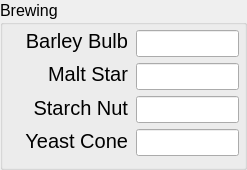
   <widget class="QGroupBox" name="brewing_group">
    <property name="geometry">
     <rect>
      <x>8</x>
      <y>233</y>
      <width>247</width>
      <height>170</height>
     </rect>
    </property>
    <property name="font">
     <font>
      <pointsize>12</pointsize>
     </font>
    </property>
    <property name="title">
     <string>Brewing</string>
    </property>
    <widget class="QWidget" name="verticalLayoutWidget_4">
     <property name="geometry">
      <rect>
       <x>19</x>
       <y>29</y>
       <width>109</width>
       <height>127</height>
      </rect>
     </property>
     <layout class="QVBoxLayout" name="verticalLayout_4">
      <item>
       <widget class="QLabel" name="barley_label">
        <property name="font">
         <font>
          <family>MS Shell Dlg 2</family>
          <pointsize>15</pointsize>
          <weight>50</weight>
          <bold>false</bold>
          <kerning>true</kerning>
         </font>
        </property>
        <property name="text">
         <string>Barley Bulb</string>
        </property>
        <property name="textFormat">
         <enum>Qt::PlainText</enum>
        </property>
        <property name="alignment">
         <set>Qt::AlignRight|Qt::AlignTop|Qt::AlignTrailing</set>
        </property>
        <property name="margin">
         <number>0</number>
        </property>
       </widget>
      </item>
      <item>
       <widget class="QLabel" name="malt_label">
        <property name="font">
         <font>
          <family>MS Shell Dlg 2</family>
          <pointsize>15</pointsize>
          <weight>50</weight>
          <bold>false</bold>
          <kerning>true</kerning>
         </font>
        </property>
        <property name="text">
         <string>Malt Star</string>
        </property>
        <property name="textFormat">
         <enum>Qt::PlainText</enum>
        </property>
        <property name="alignment">
         <set>Qt::AlignRight|Qt::AlignTop|Qt::AlignTrailing</set>
        </property>
        <property name="margin">
         <number>0</number>
        </property>
       </widget>
      </item>
      <item>
       <widget class="QLabel" name="starch_label">
        <property name="font">
         <font>
          <family>MS Shell Dlg 2</family>
          <pointsize>15</pointsize>
          <weight>50</weight>
          <bold>false</bold>
          <kerning>true</kerning>
         </font>
        </property>
        <property name="text">
         <string>Starch Nut</string>
        </property>
        <property name="textFormat">
         <enum>Qt::PlainText</enum>
        </property>
        <property name="alignment">
         <set>Qt::AlignRight|Qt::AlignTop|Qt::AlignTrailing</set>
        </property>
        <property name="margin">
         <number>0</number>
        </property>
       </widget>
      </item>
      <item>
       <widget class="QLabel" name="yeast_label">
        <property name="font">
         <font>
          <family>MS Shell Dlg 2</family>
          <pointsize>15</pointsize>
          <weight>50</weight>
          <bold>false</bold>
          <kerning>true</kerning>
         </font>
        </property>
        <property name="text">
         <string>Yeast Cone</string>
        </property>
        <property name="textFormat">
         <enum>Qt::PlainText</enum>
        </property>
        <property name="alignment">
         <set>Qt::AlignRight|Qt::AlignTop|Qt::AlignTrailing</set>
        </property>
        <property name="margin">
         <number>0</number>
        </property>
       </widget>
      </item>
     </layout>
    </widget>
    <widget class="QLineEdit" name="starch_text">
     <property name="geometry">
      <rect>
       <x>136</x>
       <y>96</y>
       <width>103</width>
       <height>27</height>
      </rect>
     </property>
     <property name="font">
      <font>
       <pointsize>11</pointsize>
      </font>
     </property>
     <property name="inputMethodHints">
      <set>Qt::ImhDigitsOnly</set>
     </property>
    </widget>
    <widget class="QLineEdit" name="yeast_text">
     <property name="geometry">
      <rect>
       <x>136</x>
       <y>129</y>
       <width>103</width>
       <height>27</height>
      </rect>
     </property>
     <property name="font">
      <font>
       <pointsize>11</pointsize>
      </font>
     </property>
     <property name="inputMethodHints">
      <set>Qt::ImhDigitsOnly</set>
     </property>
    </widget>
    <widget class="QLineEdit" name="barley_text">
     <property name="geometry">
      <rect>
       <x>136</x>
       <y>30</y>
       <width>103</width>
       <height>27</height>
      </rect>
     </property>
     <property name="font">
      <font>
       <pointsize>11</pointsize>
      </font>
     </property>
     <property name="inputMethodHints">
      <set>Qt::ImhDigitsOnly</set>
     </property>
    </widget>
    <widget class="QLineEdit" name="malt_text">
     <property name="geometry">
      <rect>
       <x>136</x>
       <y>63</y>
       <width>103</width>
       <height>27</height>
      </rect>
     </property>
     <property name="font">
      <font>
       <pointsize>11</pointsize>
      </font>
     </property>
     <property name="inputMethodHints">
      <set>Qt::ImhDigitsOnly</set>
     </property>
    </widget>
   </widget>
